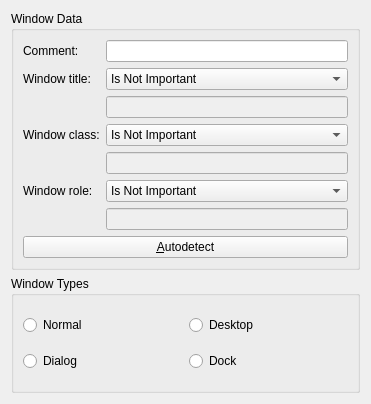
<ui version="4.0" >
 <class>WindowDefinitionWidget</class>
 <widget class="QWidget" name="WindowDefinitionWidget" >
  <property name="geometry" >
   <rect>
    <x>0</x>
    <y>0</y>
    <width>371</width>
    <height>404</height>
   </rect>
  </property>
  <layout class="QVBoxLayout" name="_2" >
   <item>
    <widget class="QGroupBox" name="groupBox_2" >
     <property name="title" >
      <string>Window Data</string>
     </property>
     <layout class="QVBoxLayout" name="verticalLayout_2" >
      <item>
       <layout class="QGridLayout" name="gridLayout" >
        <item row="0" column="0" >
         <widget class="QLabel" name="comment_label" >
          <property name="text" >
           <string>Comment:</string>
          </property>
         </widget>
        </item>
        <item row="1" column="0" >
         <widget class="QLabel" name="window_title_label" >
          <property name="text" >
           <string>Window title:</string>
          </property>
         </widget>
        </item>
        <item row="1" column="2" >
         <widget class="QComboBox" name="window_title_combo" >
          <item>
           <property name="text" >
            <string comment="window title is not important">Is Not Important</string>
           </property>
          </item>
          <item>
           <property name="text" >
            <string>Contains</string>
           </property>
          </item>
          <item>
           <property name="text" >
            <string>Is</string>
           </property>
          </item>
          <item>
           <property name="text" >
            <string>Matches Regular Expression</string>
           </property>
          </item>
          <item>
           <property name="text" >
            <string>Does Not Contain</string>
           </property>
          </item>
          <item>
           <property name="text" >
            <string>Is Not</string>
           </property>
          </item>
          <item>
           <property name="text" >
            <string>Does Not Match Regular Expression</string>
           </property>
          </item>
         </widget>
        </item>
        <item row="3" column="0" >
         <widget class="QLabel" name="window_class_label" >
          <property name="text" >
           <string>Window class:</string>
          </property>
         </widget>
        </item>
        <item row="3" column="2" >
         <widget class="QComboBox" name="window_class_combo" >
          <item>
           <property name="text" >
            <string comment="window class is not important">Is Not Important</string>
           </property>
          </item>
          <item>
           <property name="text" >
            <string>Contains</string>
           </property>
          </item>
          <item>
           <property name="text" >
            <string>Is</string>
           </property>
          </item>
          <item>
           <property name="text" >
            <string>Matches Regular Expression</string>
           </property>
          </item>
          <item>
           <property name="text" >
            <string>Does Not Contain</string>
           </property>
          </item>
          <item>
           <property name="text" >
            <string>Is Not</string>
           </property>
          </item>
          <item>
           <property name="text" >
            <string>Does Not Match Regular Expression</string>
           </property>
          </item>
         </widget>
        </item>
        <item row="5" column="0" >
         <widget class="QLabel" name="window_role_label" >
          <property name="text" >
           <string>Window role:</string>
          </property>
         </widget>
        </item>
        <item row="5" column="2" >
         <widget class="QComboBox" name="window_role_combo" >
          <item>
           <property name="text" >
            <string comment="window role is not important">Is Not Important</string>
           </property>
          </item>
          <item>
           <property name="text" >
            <string>Contains</string>
           </property>
          </item>
          <item>
           <property name="text" >
            <string>Is</string>
           </property>
          </item>
          <item>
           <property name="text" >
            <string>Matches Regular Expression</string>
           </property>
          </item>
          <item>
           <property name="text" >
            <string>Does Not Contain</string>
           </property>
          </item>
          <item>
           <property name="text" >
            <string>Is Not</string>
           </property>
          </item>
          <item>
           <property name="text" >
            <string>Does Not Match Regular Expression</string>
           </property>
          </item>
         </widget>
        </item>
        <item row="2" column="2" >
         <widget class="KLineEdit" name="window_title" >
          <property name="enabled" >
           <bool>false</bool>
          </property>
         </widget>
        </item>
        <item row="4" column="2" >
         <widget class="KLineEdit" name="window_class" >
          <property name="enabled" >
           <bool>false</bool>
          </property>
         </widget>
        </item>
        <item row="6" column="2" >
         <widget class="KLineEdit" name="window_role" >
          <property name="enabled" >
           <bool>false</bool>
          </property>
         </widget>
        </item>
        <item row="0" column="2" >
         <widget class="KLineEdit" name="comment" />
        </item>
       </layout>
      </item>
      <item>
       <widget class="QPushButton" name="autodetect" >
        <property name="text" >
         <string>&amp;Autodetect</string>
        </property>
       </widget>
      </item>
     </layout>
    </widget>
   </item>
   <item>
    <widget class="QGroupBox" name="groupBox" >
     <property name="title" >
      <string>Window Types</string>
     </property>
     <layout class="QGridLayout" name="gridLayout_2" >
      <item row="0" column="0" >
       <widget class="QRadioButton" name="type_normal" >
        <property name="text" >
         <string>Normal</string>
        </property>
       </widget>
      </item>
      <item row="0" column="1" >
       <widget class="QRadioButton" name="type_desktop" >
        <property name="text" >
         <string>Desktop</string>
        </property>
       </widget>
      </item>
      <item row="1" column="0" >
       <widget class="QRadioButton" name="type_dialog" >
        <property name="text" >
         <string>Dialog</string>
        </property>
       </widget>
      </item>
      <item row="1" column="1" >
       <widget class="QRadioButton" name="type_dock" >
        <property name="text" >
         <string>Dock</string>
        </property>
       </widget>
      </item>
     </layout>
    </widget>
   </item>
  </layout>
 </widget>
 <customwidgets>
  <customwidget>
   <class>KLineEdit</class>
   <extends>QLineEdit</extends>
   <header>klineedit.h</header>
  </customwidget>
 </customwidgets>
 <connections/>
</ui>
